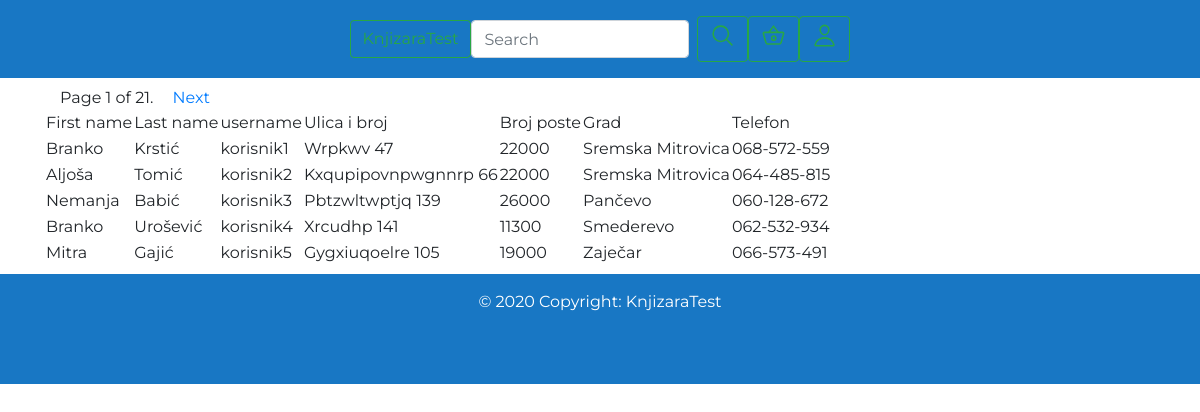
Page /nalog/lista_korisnika on the committed database.
### TaskRestAPI/models.py (models this page shows, shortened)
class Korisnici(models.Model):
    korisnik = models.OneToOneField(User,on_delete=models.CASCADE)
    ulicaIBroj = models.CharField(max_length=45, verbose_name="ulicaIBroj",null=True,default=None,blank=True)
    brojPoste = models.IntegerField(verbose_name="brojPoste",null=True,blank=True)
    grad = models.CharField(max_length=20, verbose_name="grad",null=True,default=None,blank=True)
    telefon = models.CharField(max_length=20, verbose_name="telefon",null=True,default=None,blank=True)
    is_korisnik = models.BooleanField(verbose_name='korisnikstatus', default=False)
    is_autor = models.BooleanField(verbose_name='autorstatus', default=False)

### TaskRestAPI/views.py (the view)
# urls.py: path(r'lista_korisnika',Korisnici_lista.as_view(),name="lista_korisnika"),
class Korisnici_lista(ListView):
	model = Korisnici
	template_name = 'public/korisnik/lista_korisnika.html'
	paginate_by = 5
	def get_queryset(self):
		queryset = Korisnici.objects.filter(is_korisnik=True)
		lista = []
		for i in range(len(queryset)):
			recnik = {}
			recnik.setdefault("ulicaIBroj", queryset[i].ulicaIBroj)
			recnik.setdefault("brojPoste", queryset[i].brojPoste)
			recnik.setdefault("grad", queryset[i].grad)
			recnik.setdefault("telefon", queryset[i].telefon)
			user = User.objects.get(id=queryset[i].korisnik_id)
			recnik.setdefault("first_name", user.first_name)
			recnik.setdefault("last_name", user.last_name)
			recnik.setdefault("username", user.username)
			lista.append(recnik)
			user = None
		return lista

### templates/public/korisnik/lista_korisnika.html (shortened to what this page needs)
{% extends 'public/base.html' %}
{% load static %}
{% block article_content %}
    <table>
        <tr>
            <td>First name</td>
            <td>Last name</td>
            <td>username</td>
            <td>Ulica i broj</td>
            <td>Broj poste</td>
            <td>Grad</td>
            <td>Telefon</td>
        </tr>
            {% if is_paginated %}
            <div class="pagination">
                <span>
                <span style="margin-left:15px;margin-right:15px;">
                    Page {{ page_obj.number }} of {{ page_obj.paginator.num_pages }}.
                </span>
                {% if page_obj.has_next %}
                    <a href="{% url "lista_korisnika" %}?page={{ page_obj.next_page_number }}">Next</a>
                {% endif %}
                </span>
            </div>
            {% endif %}
            {% for korisnik in object_list %}
                <tr>
                    <td>{{ korisnik.first_name }}</td>
                    <td>{{ korisnik.last_name }}</td>
                    <td>{{ korisnik.username }}</td>
                    <td>{{ korisnik.ulicaIBroj }}</td>
                    <td>{{ korisnik.brojPoste }}</td>
                    <td>{{ korisnik.grad }}</td>
                    <td>{{ korisnik.telefon }}</td>
                <tr>
            {% endfor %}
    </table>
{% endblock %}

### templates/public/base.html (shortened to what this page needs)
<!DOCTYPE html>
<html lang="en">
	<head>
		{% load static %}
		{% block headcss %}
			<link rel="stylesheet" href="https://stackpath.bootstrapcdn.com/bootstrap/4.4.1/css/bootstrap.min.css">
			<link rel="stylesheet" href='{% static "css/style.css" %}' type="text/css">
		{% endblock %}
	</head>
	<body>
		<nav class="navbar navbar-light bg-light justify-content-center header-footer-bg-color">
            <button class="btn btn-outline-success my-2 my-sm-0" onclick="navurl('{% url "index" %}')" type="submit">KnjizaraTest</button>
                <form class="form-inline">
				    <input class="form-control mr-sm-2" onclick="navurl('{% url "index" %}')"  type="search" placeholder="Search" aria-label="Search">
                </form>
            <button class="btn btn-outline-success my-2 my-sm-0" onclick="navurl('{% url "pretraga" %}')" type="submit"><ion-icon style="font-size:25px;" name="search-outline">s</ion-icon></button>
            <button class="btn btn-outline-success my-2 my-sm-0" onclick="navurl('{% url "dodavanje_stavke_narudzbine" %}')" type="submit"><ion-icon style="font-size:25px;" name="basket-outline"></ion-icon></button>
            <button class="btn btn-outline-success my-2" onclick="navurl('{% url "nalog" %}')" type="submit"><ion-icon style="font-size:25px;" name="person-outline"></ion-icon></button>
		</nav>
		<div class="container justify-content-center" style="margin-bottom:8px;margin-top:8px;">
			{% block article_content %}{% endblock %}
		</div>
		<footer class="page-footer font-small blue">
			<div class="footer-copyright text-center py-3 footer-dj">© 2020 Copyright:
				<a href="#" style="color:white;"> KnjizaraTest</a>
			</div>
		</footer>
    </body>
</html>

### templates/static/css/style.css (style rules this page uses)
body { font-family: 'Montserrat', sans-serif; margin:0px; }
.footer-dj { height:110px; background-color: #1877c4 !important; color:white; }
.header-footer-bg-color { background-color: #1877c4 !important; }

### rows in the picture
Korisnici: ulicaIBroj "Wrpkwv 47", grad "Sremska Mitrovica", telefon "068-572-559"
Korisnici: ulicaIBroj "Kxqupipovnpwgnnrp 66", grad "Sremska Mitrovica", telefon "064-485-815"
Korisnici: ulicaIBroj "Pbtzwltwptjq 139", grad "Pančevo", telefon "060-128-672"
Korisnici: ulicaIBroj "Xrcudhp 141", grad "Smederevo", telefon "062-532-934"
Korisnici: ulicaIBroj "Gygxiuqoelre 105", grad "Zaječar", telefon "066-573-491"

### other values in the picture
{{ page_obj.number }} "1"
{{ page_obj.paginator.num_pages }} "21"
{{ korisnik.first_name }} "Branko" "Aljoša" "Nemanja" "Branko" "Mitra"
{{ korisnik.last_name }} "Krstić" "Tomić" "Babić" "Urošević" "Gajić"
{{ korisnik.username }} "korisnik1" "korisnik2" "korisnik3" "korisnik4" "korisnik5"
{{ korisnik.brojPoste }} "22000" "22000" "26000" "11300" "19000"
